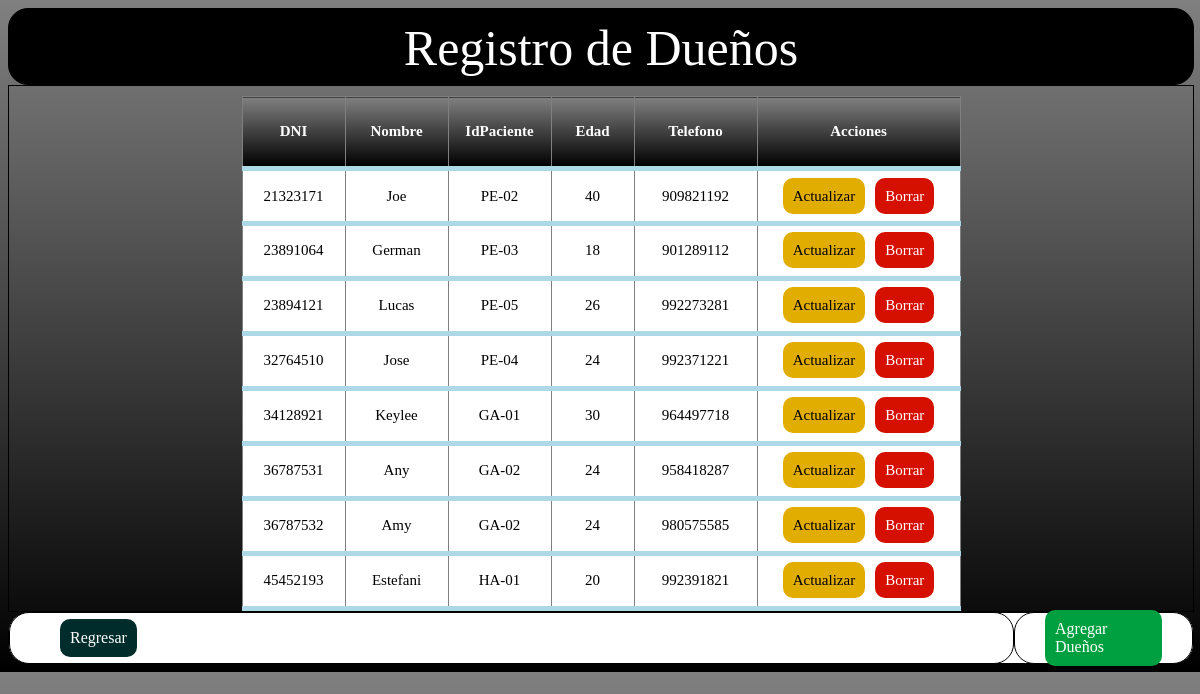
Screenshot of /crudDB/Dueños.php with the database file from the repository.
### crudDB/Dueños.php (the view, shortened to what this page needs)
<!DOCTYPE html>
<html lang="en">
    <head>
    </head>
    <body>
        <div id='cabeza'>
            <p>Registro de Dueños</p>
        </div>
        <div id='contenido'>
        <table border='1'>
                <tr>
                    <th style='width:100px; height:50px;'>DNI</th>
                    <th style='width:100px; height:50px;'>Nombre</th>
                    <th style='width:100px; height:50px;'>IdPaciente</th>
                    <th style='width:80px; height:50px;'>Edad</th>
                    <th style='width:120px; height:50px;'>Telefono</th>
                    <th style='width:200px; height:50px;'>Acciones</th>
                </tr>
                <?php
                require('Conexion.php');
                $pacientes = $conexion ->  query('SELECT * FROM dueño');
                while ($resultado = $pacientes -> fetch_assoc()){
                    echo '<tr>';
                    echo '<td>'.$resultado['dni'].'</td>';
                    echo '<td>'.$resultado['nombre'].'</td>';
                    echo '<td>'.$resultado['idpaciente'].'</td>';
                    echo '<td>'.$resultado['edad'].'</td>';
                    echo '<td>'.$resultado['telefono'].'</td>';
                    echo '<td><a class="btn-actualizar" href="DueñosActualizar.php?dni='.$resultado["dni"].'&idpaciente='.$resultado["idpaciente"].'">Actualizar</a><a class="btn-borrar" href="DueñosBorrar.php?dni='.$resultado["dni"].'&idpaciente='.$resultado["idpaciente"].'">Borrar</a></td>';
                    echo '</tr>';
                }
                ?>
            </table>
        </div>
        <div id='pie'>
            <div id='subpie1'>
                <a class='btn-regresar' href='Bienvenido.php'>Regresar</a>
            </div>
            <div id='subpie2'>
                <a class='btn-agregar' href='DueñosIngresar.php'>Agregar Dueños</a>
            </div>
        </div>
    </body>
</html>

### crudDB/Dueños.php (style rules this page uses)
body { background: linear-gradient(gray, black); }
div { border: 1px solid black; }
#cabeza { width: 100%; height: 75px; background-color: black; border-radius: 20px; }
#cabeza p { font-size: 50px; text-align: center; margin-top: 10px; color: white }
#contenido { width: 100%; height: 525px; justify-content: center; overflow: auto; display: flex; }
#contenido table { border-collapse: collapse; margin-top: 10px; font-size: 15px; }
#contenido table tr td .btn-actualizar { background-color: #e1ad01; color: black; padding: 10px; border-radius: 10px; text-decoration: none; }
#contenido table tr td .btn-borrar { background-color: #d51000; color: white; padding: 10px; border-radius: 10px; margin-left: 10px; text-decoration: none; }
#contenido table tr { font-size: 15px; text-align: center; border-bottom: 5px solid lightblue; border-radius: 5px; }
#contenido table th { background: linear-gradient(gray, black); color: white; }
#contenido table td { height: 35px; background: white; }
#pie { width: 100%; height: 50px; background-color: white; border-radius: 20px; display: flex; align-items: center; }
#subpie1 { width: 85%; height: 50px; background-color: white; border-radius: 20px; display: flex; align-items: center; }
#subpie1 .btn-regresar { background-color: #002d2b; color: white; padding: 10px; border-radius: 10px; margin-top: 30px; margin-left: 50px; margin-right: 30px; margin-bottom: 30px; text-decoration: none; }
#subpie2 { width: 15%; height: 50px; background-color: white; border-radius: 20px; display: flex; align-items: center; }
#subpie2 .btn-agregar { background-color: #00a041; color: white; padding: 10px; border-radius: 10px; margin: 30px; text-decoration: none; }

### rows the page displays
dueño: dni "21323171", nombre "Joe", idpaciente "PE-02", edad "40", telefono "909821192"
dueño: dni "23891064", nombre "German", idpaciente "PE-03", edad "18", telefono "901289112"
dueño: dni "23894121", nombre "Lucas", idpaciente "PE-05", edad "26", telefono "992273281"
dueño: dni "32764510", nombre "Jose", idpaciente "PE-04", edad "24", telefono "992371221"
dueño: dni "34128921", nombre "Keylee", idpaciente "GA-01", edad "30", telefono "964497718"
dueño: dni "36787531", nombre "Any", idpaciente "GA-02", edad "24", telefono "958418287"
dueño: dni "36787532", nombre "Amy", idpaciente "GA-02", edad "24", telefono "980575585"
dueño: dni "45452193", nombre "Estefani", idpaciente "HA-01", edad "20", telefono "992391821"
